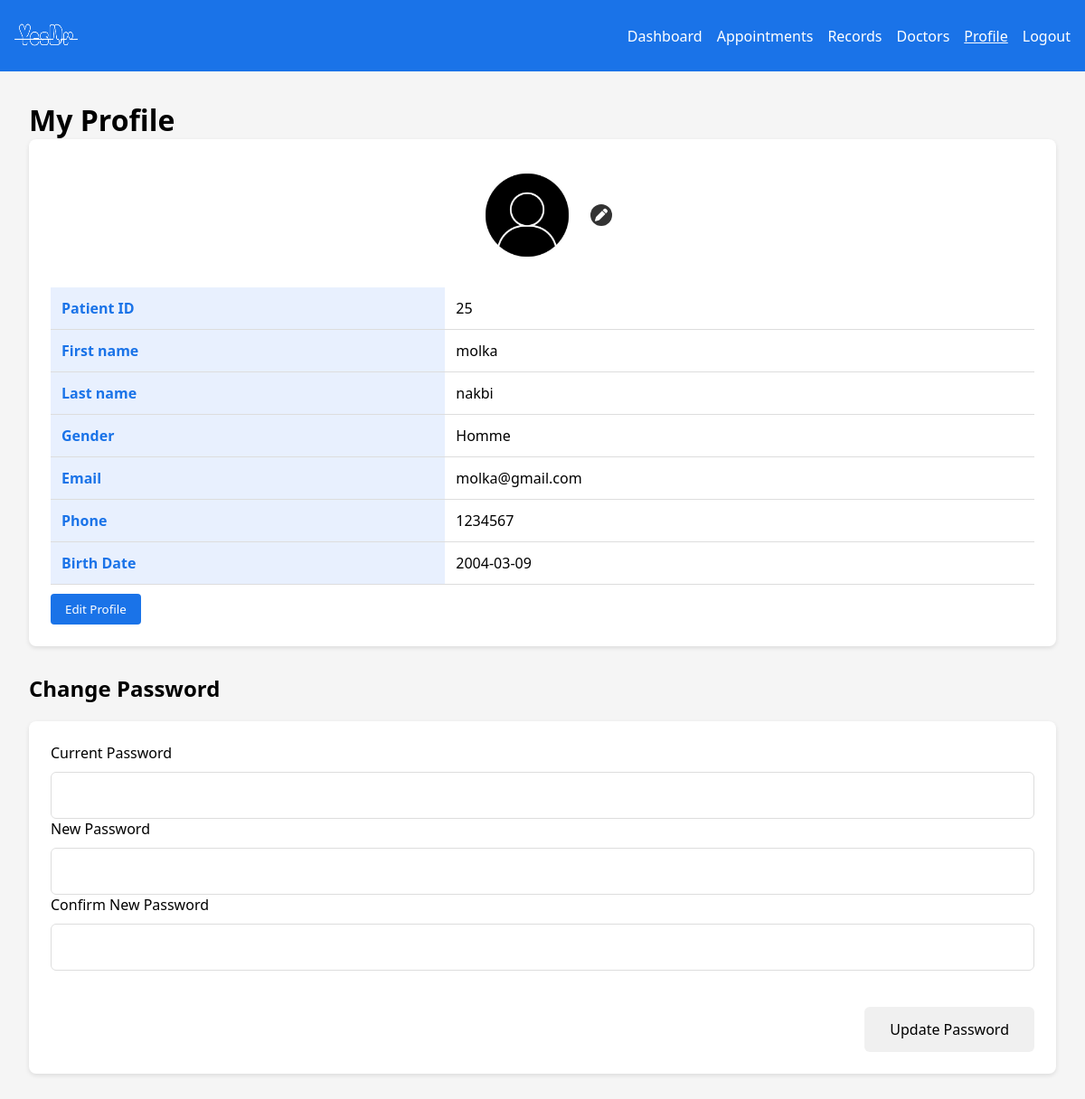
Screenshot of /patient/profile.php (signed in) with the database file from the repository.
### tables this page shows
CREATE TABLE IF NOT EXISTS `patients` (
  `idP` int NOT NULL AUTO_INCREMENT,
  `nomP` varchar(100) NOT NULL,
  `prenomP` varchar(100) NOT NULL,
  `sexeP` enum('Homme','Femme') NOT NULL DEFAULT 'Homme',
  `emailP` varchar(100) NOT NULL,
  `phone` int NOT NULL,
  `dateP` date NOT NULL,
  `passwordP` varchar(255) NOT NULL,
  `img` varchar(255) DEFAULT 'default.png',
  PRIMARY KEY (`idP`)
);

### patient/profile.php (the view, shortened to what this page needs)
<?php
$id=$_SESSION['id'];
include "../cnx.php";
$sql="SELECT * FROM patients where idP=$id";
$res=$cnx->query($sql);
$patient=$res->fetch();
?>
<!DOCTYPE html>
<html lang="en">
<head>
  <link rel="stylesheet" href="../css/style.css">
  <link rel="stylesheet" href="https://cdnjs.cloudflare.com/ajax/libs/font-awesome/6.5.0/css/all.min.css">
</head>
<body>
  <header>
  <div class="logo"><img src="../img/img.png" alt="" style="height:40PX;width:70px">
  </div>
    <nav>
      <ul>
      <li><a href="index.php">Dashboard</a></li>
        <li><a href="appointments.php">Appointments</a></li>
        <li><a href="records.php">Records</a></li>
        <li><a href="dr.php">Doctors</a></li>
        <li style="text-decoration:underline"><a href="profile.php">Profile</a></li>
        <li><a href="../logout.php">Logout</a></li>
      </ul>
    </nav>
  </header>
  <div class="container">
    <h1 >My Profile</h1>
    <div class="table-container">
     <div style="display: flex; justify-content: center; align-items: center; margin-bottom: 20px;">
  <img src="../img/<?php echo ($patient['img']); ?>" alt="Image"
       style="width:120px; height:120px; object-fit:cover; border-radius:50%; margin-right: 10px;">
  <form action="update_pdp.php" method="post" enctype="multipart/form-data" style="display: inline-block;">
    <label for="pdpUpload" style="cursor: pointer; display: inline-block;">
      <i class="fas fa-pen" style="color: white; background: #333; padding: 5px; border-radius: 50%; font-size: 14px;"></i>
    </label>
  </form>
</div>
      <table>
        <tr>
          <th>Patient ID</th>
          <td><?php echo $patient['idP'] ?></td>
        </tr>
        <tr>
          <th>First name</th>
          <td><?php echo $patient['nomP']  ?></td>
        </tr>
        <tr>
          <th>Last name</th>
          <td><?php echo $patient['prenomP']  ?></td>
        </tr>
        <tr>
          <th>Gender</th>
          <td><?php echo $patient['sexeP'] ?></td>
        </tr>
        <tr>
          <th>Email</th>
          <td><?php echo $patient['emailP'] ?></td>
        </tr>
        <tr>
          <th>Phone</th>
          <td><?php echo $patient['phone'] ?></td>
        </tr>
        <tr>
          <th>Birth Date</th>
          <td><?php echo $patient['dateP'] ?></td>
        </tr>
      </table>
      <button class="btn" style="margin-top: 10px;"  onclick="window.location.href='edit_profile.php?id=<?php echo $patient['idP']; ?>'">Edit Profile</button>
    </div>
    <h2 style="margin-top: 30px;margin-bottom: 20px;">Change Password</h2>
    <div class="table-container">
      <form action="edit_pwd.php" method="post">
        <div class="form-group">
          <label for="currentPassword">Current Password</label>
          <input type="password"   id="currentPassword" name="currentPassword" autocomplete="off" required>
        </div>
        <div class="form-group">
          <label for="newPassword">New Password</label>
          <input type="password "  class="champ" id="newPassword" name="newPassword" autocomplete="off" required>
        </div>
        <div class="form-group">
          <label for="confirmPassword">Confirm New Password</label>
          <input type="password "class="champ" id="confirmPassword" name="confirmPassword"  autocomplete="off" required>
        </div>
        <div class="form-actions">
          <button type="submit" id="submit" class="btn">Update Password</button>
        </div>
      </form>
    </div>
  </div>
</body>
</html>

### css/style.css (style rules this page uses)
:root { --primary-blue: #1a73e8; --light-blue: #e8f0fe; --dark-blue: #0d47a1; --white: #ffffff; --gray: #f5f5f5; --dark-gray: #333; }
* { margin: 0; padding: 0; box-sizing: border-box; font-family: 'Segoe UI', Tahoma, Geneva, Verdana, sans-serif; }
body { background-color: var(--gray); justify-content: center; align-items: center; min-height: 100vh; }
header { background-color: var(--primary-blue); color: var(--white); padding: 1rem; display: flex; justify-content: space-between; align-items: center; }
.logo { font-size: 1.5rem; font-weight: bold; }
nav ul { display: flex; list-style: none; }
nav ul li { margin-left: 1rem; }
nav ul li a { color: var(--white); text-decoration: none; }
.container { padding: 2rem; }
.btn { background-color: var(--primary-blue); color: var(--white); border: none; padding: 0.5rem 1rem; border-radius: 4px; cursor: pointer; text-decoration: none; display: inline-block; }
.table-container { background-color: var(--white); border-radius: 8px; padding: 1.5rem; box-shadow: 0 2px 5px rgba(0,0,0,0.1); overflow-x: auto; }
table { width: 100%; border-collapse: collapse; }
th, td { padding: 0.75rem; text-align: left; border-bottom: 1px solid #ddd; }
th { background-color: var(--light-blue); color: var(--primary-blue); }
.form-group { flex: 1; margin-bottom: 0; }
.form-group label { display: block; margin-bottom: 10px; color: var(--text-dark); font-weight: 500; font-size: 16px; }
.form-group input, .form-group select { width: 100%; padding: 14px; border: 1px solid #ddd; border-radius: 6px; font-size: 16px; transition: all 0.3s; }
.form-actions { display: flex; justify-content: flex-end; gap: 20px; margin-top: 40px; }
.form-actions input[type="submit"], .form-actions .btn { padding: 14px 28px; border: none; border-radius: 6px; font-size: 16px; font-weight: 500; cursor: pointer; transition: all 0.3s; }
.form-actions .btn { background-color: #f0f0f0; color: var(--text-dark); text-decoration: none; }

### rows the page displays
patients: img (picture), idP "25", nomP "molka", prenomP "nakbi", sexeP "Homme", emailP "molka@gmail.com", phone "1234567", dateP "2004-03-09"
